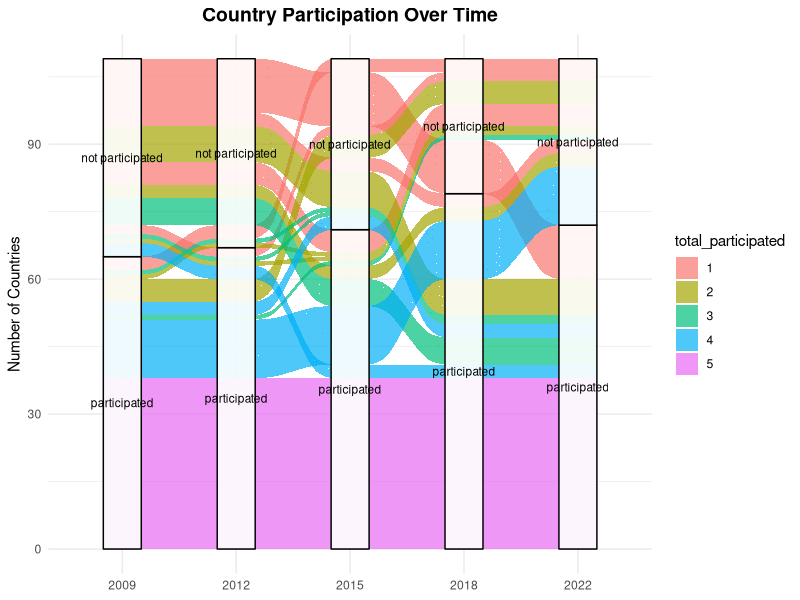
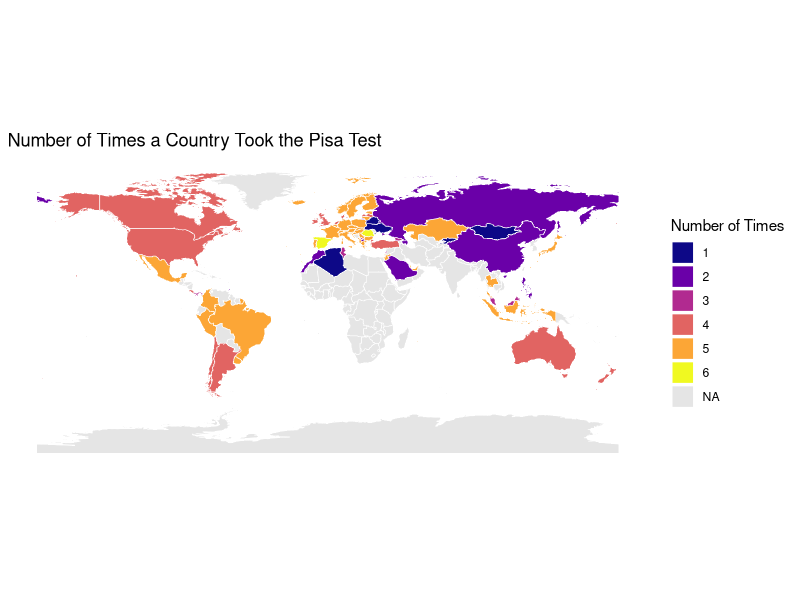

Reproduce these figures in R, in order.
## ---- chunk 1
# install.packages(c("dplyr","tidyr","ggplot2","ggalluvial","forcats",'ggtext'))
library(dplyr) 
library(tidyr)
library(tidyverse)
library(ggplot2)
library(ggalluvial)
library(forcats)
library(ggridges)
#library(Lock5withR)

## ---- chunk 2
# Loading in the PISA datasets:
pisa2009 <- read.csv('data/2009_PISA.csv')
pisa2012 <- read.csv('data/2012_PISA.csv')
pisa2015 <- read.csv('data/2015_PISA.csv')
pisa2018 <- read.csv('data/2018_PISA.csv')
pisa2022 <- read.csv('data/2022_PISA.csv')

# List of country participation across years:
participation_list <- list(
  '2009' = pisa2009$X,
  '2012' = pisa2012$Country,
  '2015' = pisa2015$X,
  '2018' = pisa2018$Country,
  '2022' = pisa2022$Country
)

# row and column values
all_countries <- unique(unlist(participation_list))
years <- names(participation_list)

# dataframe used for alluvial
participation_long <- participation_list |>
  enframe(name = "year", value = "country") |>
  unnest(country) |>
  mutate(status = "participated")

participation_df <- participation_long |>
  pivot_wider(
    names_from = year,
    values_from = status,
    values_fn = ~ first(.x)
    # values_fill = "not participated"
  ) 

participation_df$`2009` <- replace_na(participation_df$`2009`, "not participated")
participation_df$`2012` <- replace_na(participation_df$`2012`, "not participated")
participation_df$`2015` <- replace_na(participation_df$`2015`, "not participated")
participation_df$`2018` <- replace_na(participation_df$`2018`, "not participated")
participation_df$`2022` <- replace_na(participation_df$`2022`, "not participated")

participation_df$total_participated <- as.factor(rowSums(participation_df[, -1] == "participated", na.rm = TRUE))
## ---- chunk 3
ggplot(data = participation_df,
       aes(axis1 = `2009`, axis2 = `2012`, axis3 = `2015`, axis4 = `2018`, axis5=`2022`)) +
  geom_alluvium(aes(fill = total_participated), alpha = 0.7) +
  geom_stratum(alpha = 0.9) +
  geom_text(stat = "stratum", aes(label = after_stat(stratum)), size = 3) +
  scale_x_discrete(limits = c("2009", "2012", "2015", "2018", "2022"), 
                   expand = c(0.15, 0.05)) +
  theme_minimal() +
  labs(title = "Country Participation Over Time",
       y = "Number of Countries") +
  theme(legend.position = "right",
        plot.title = element_text(hjust = 0.5, size = 14, face = "bold"),
        axis.title.x = element_blank())
## ---- chunk 4
library(tidyverse)
library(sf)
library(rnaturalearth)
library(rnaturalearthdata)
library(patchwork)

country_counts <- participation_long %>%
  group_by(country) %>%
  summarise(count_status = n(), .groups = 'drop') 

name_fix <- c(
  "United States" = "United States of America",
  # The following must be explicitly named:
  "Hong Kong-China" = "China", 
  "Shanghai-China" = "China",
  "Chinese Taipei" = "China",
  "South Korea" = "Korea, Republic of",
  "North Korea" = "Korea, Democratic People's Republic of",
  "Iran" = "Iran, Islamic Republic of",
  "Vietnam" = "Viet Nam",
  "Egypt" = "Egypt, Arab Republic of",
  "Czech Republic" = "Czechia",
  "Syria" = "Syrian Arab Republic",
  "Bolivia" = "Bolivia (Plurinational State of)",
  "Brunei Darussalam" = "Brunei",
  "Slovak Republic" = "Slovakia",
  "Korea" = "Korea, Republic of", 
  "Baku (Azerbaijan)" = "Azerbaijan",
  "Moldova" = "Republic of Moldova", 
  "Kosovo" = "Kosovo")

country_counts$country_fixed <- recode(country_counts$country, 
                                       !!!name_fix, .default = 
                                         country_counts$country)


world <- ne_countries(scale = "medium", returnclass = "sf")

world_data <- world %>%
  left_join(country_counts, by = c("name" = "country_fixed")) %>%
  mutate(count_status_factor = factor(count_status))


map_pisa <- ggplot(world_data) +
  geom_sf(aes(fill = count_status_factor), color = "white", size = 0.1) +
  scale_fill_viridis_d(option = "plasma", 
                       na.value = "gray90",
                       name = "Number of Times") + 
  labs(
    title = "Number of Times a Country Took the Pisa Test",
    fill = "count_status"
  ) +
  theme_minimal() +
  # Optional: Clean up map theme
  theme(
    axis.title.x = element_blank(),
    axis.text.x = element_blank(),
    axis.ticks.x = element_blank(),
    axis.title.y = element_blank(),
    axis.text.y = element_blank(),
    axis.ticks.y = element_blank(),
    panel.grid.major = element_line(colour = "transparent")
  )

map_pisa
